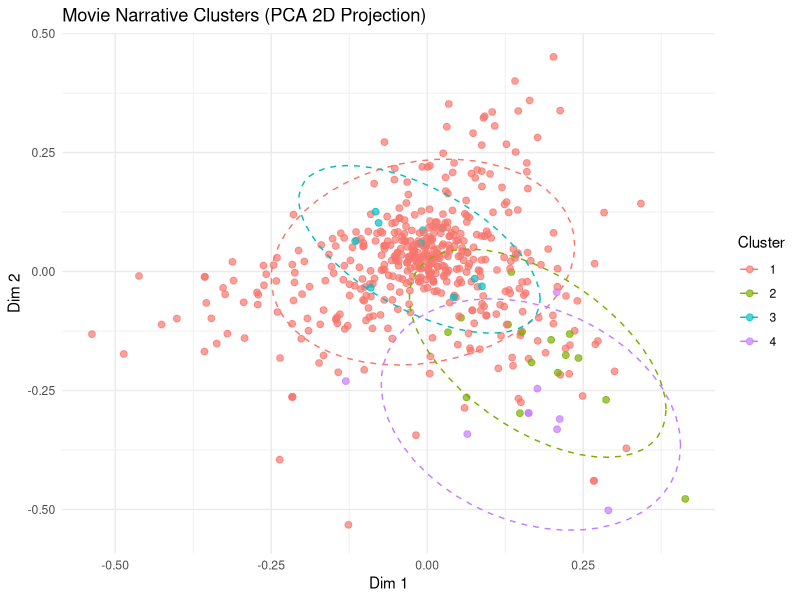

Write the R code that produced this figure. (Note: this script raises an error after producing the figure.)
## ---- chunk 1
# Load Required Libraries
library(dplyr)
library(readr)
library(tm)
library(tidytext)
library(igraph)
library(ggraph)
library(ggplot2)

# Set seed for exact reproducibility
set.seed(3020)
## ---- chunk 2

# 1.1 Load Movie Data
movies <- read_csv("movies.csv")

# 1.2 Text Preprocessing Pipeline
corpus <- Corpus(VectorSource(movies$overview))
corpus <- tm_map(corpus, content_transformer(tolower))
corpus <- tm_map(corpus, removePunctuation)
corpus <- tm_map(corpus, removeNumbers)
corpus <- tm_map(corpus, removeWords, stopwords("en"))

# Remove domain-specific filler terms
domain_stopwords <- c("film", "story", "life", "finds", "takes", "one", "two", "new")
corpus <- tm_map(corpus, removeWords, domain_stopwords)
corpus <- tm_map(corpus, stripWhitespace)

# 1.3 Construct TF-IDF Weighted Document-Term Matrix
dtm_tfidf <- DocumentTermMatrix(corpus, control = list(weighting = weightTfIdf))
dtm_tfidf_sparse <- removeSparseTerms(dtm_tfidf, 0.98)
tfidf_matrix <- as.matrix(dtm_tfidf_sparse)

# 1.4 L2-Normalization
# Ensures Euclidean distance maps to cosine distance for Ward.D2
tfidf_norm <- t(apply(tfidf_matrix, 1, function(x) {
  norm <- sqrt(sum(x^2))
  if (norm == 0) return(x) else return(x / norm)
}))

# 1.5 Calculate Distance and Hierarchical Clustering
norm_dist <- dist(tfidf_norm, method = "euclidean")
hclust_ward <- hclust(norm_dist, method = "ward.D2")

# 1.6 Cut Tree into 4 Clusters
clusters <- cutree(hclust_ward, k = 4)
movies$cluster <- as.factor(clusters)

cat("\nCluster Size Breakdown:\n")
print(table(movies$cluster))

# 1.7 Cluster Visualisation (PCA projection)
pca_res <- prcomp(tfidf_norm)
pca_df <- data.frame(
  PC1 = pca_res$x[, 1],
  PC2 = pca_res$x[, 2],
  Cluster = movies$cluster
)

p_cluster <- ggplot(pca_df, aes(x = PC1, y = PC2, color = Cluster)) +
  geom_point(alpha = 0.7, size = 2) +
  stat_ellipse(type = "t", level = 0.95, linetype = 2) +
  labs(
    title = "Movie Narrative Clusters (PCA 2D Projection)",
    x = "Dim 1",
    y = "Dim 2"
  ) +
  theme_minimal()

print(p_cluster)


# ggsave("cluster_visualization.png", plot = p_cluster, width = 8, height = 6)
## ---- chunk 3

# 2.1 Load Cast Data
cast <- read_csv("cast.csv")

# 2.2 Bipartite Projection (Actor-Movie -> Actor-Actor Adjacency Matrix)
actor_movie_pairs <- cast %>% select(actor_name, movie_id)
actor_matrix <- table(actor_movie_pairs$actor_name, actor_movie_pairs$movie_id)
actor_adj_matrix <- actor_matrix %*% t(actor_matrix)
diag(actor_adj_matrix) <- 0  # Remove self-loops

# 2.3 Construct Undirected Weighted Network Graph
g <- graph_from_adjacency_matrix(
  actor_adj_matrix,
  mode = "undirected",
  weighted = TRUE
)

# 2.4 Calculate Global Topological Metrics
num_nodes <- vcount(g)
num_edges <- ecount(g)
net_density <- edge_density(g)
num_components <- count_components(g)

# 2.5 Extract Giant Component
components_info <- components(g)
giant_nodes <- V(g)[components_info$membership == which.max(components_info$csize)]
g_giant <- induced_subgraph(g, giant_nodes)

# 2.6 Filter Subgraph (Giant Component & Degree >= 5)
subgraph_nodes <- V(g_giant)[degree(g_giant) >= 5]
g_sub <- induced_subgraph(g_giant, subgraph_nodes)

# 2.7 Output Topological Properties
cat("\n--- Full Network Topology ---\n")
cat("Total Nodes (V):", num_nodes, "\n")
cat("Total Edges (E):", num_edges, "\n")
cat("Network Density:", round(net_density, 6), "\n")
cat("Connected Components:", num_components, "\n")
cat(
  "Giant Component Size:", vcount(g_giant), "(",
  round(vcount(g_giant) / num_nodes * 100, 2), "% )\n"
)

cat("\n--- Filtered Subgraph Metrics (Giant Comp & Degree >= 5) ---\n")
cat("Subgraph Nodes:", vcount(g_sub), "\n")
cat("Subgraph Edges:", ecount(g_sub), "\n")

# 2.8 Compute Centrality Measures
degree_val <- degree(g)
betweenness_val <- betweenness(g, normalized = TRUE)

actor_metrics <- data.frame(
  Actor = names(degree_val),
  Degree = degree_val,
  Betweenness = betweenness_val
)

cat("\nTop 10 Actors by Degree Centrality:\n")
print(head(actor_metrics %>% arrange(desc(Degree)), 10))

cat("\nTop 10 Actors by Betweenness Centrality:\n")
print(head(actor_metrics %>% arrange(desc(Betweenness)), 10))

# 2.9 Subgraph Visualization (Fruchterman-Reingold Layout)
p_net <- ggraph(g_sub, layout = "fr") +
  geom_edge_link(aes(width = weight), alpha = 0.2, color = "grey50") +
  geom_node_point(aes(size = degree(g_sub)), color = "steelblue", alpha = 0.8) +
  geom_node_text(
    aes(label = ifelse(degree(g_sub) >= 25, name, "")),
    repel = TRUE,
    size = 3
  ) +
  scale_size_continuous(range = c(2, 8)) +
  labs(
    title = "Actor Collaboration Subgraph (Giant Component, Degree >= 5)",
    size = "Degree"
  ) +
  theme_void()

print(p_net)

# ggsave("network_subgraph_visualization.png", plot = p_net, width = 10, height = 8)
